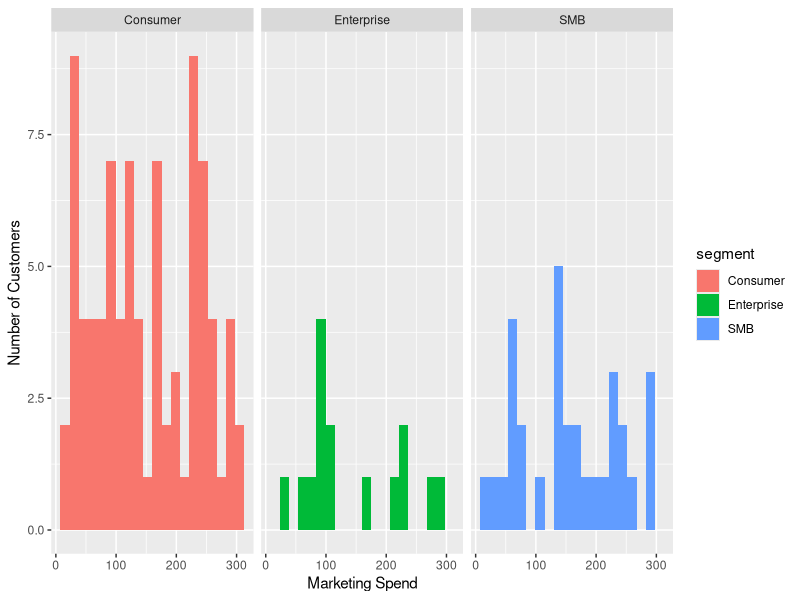

Recreate this plot in R.
## ---- chunk 1

#| include: false
#| message: false
#| warning: false

library(tidyverse)
library(knitr)
library(lubridate)

## ---- chunk 2

#| include: false
raw_data <- read_csv("data/36831700_Isha_Mantri.csv")
processed_data <- raw_data |>
    drop_na(purchase_amount) |>    
  mutate(
signup_date = parse_date_time(signup_date, orders = c("ymd", "dmy", "mdy", "b d, Y"))) |>
  select(-notes)
   

## ---- chunk 3

nrow(processed_data)
ncol(processed_data)

## ---- chunk 4

#| label: tbl-summarytable
#| tbl-cap: "Summary of Average Spend and Purchases Across Customer Segmets"

processed_data |>
  group_by(segment) |>
  summarise(
    Customers = n(),
    Avg_spend = round(mean(marketing_spend),2),
    Avg_pur = round(mean(purchase_amount),2)
  )|>
  kable()

## ---- chunk 5

#| label: fig-marketing-distribution
#| fig-cap: "How Marketing Spend was distributed across Customer Segment"

ggplot(processed_data, aes(x=marketing_spend, fill = segment)) +
  geom_histogram(bins = 20) +
  facet_wrap(~segment) +
  labs(
    x = "Marketing Spend",
    y = "Number of Customers"
  )
